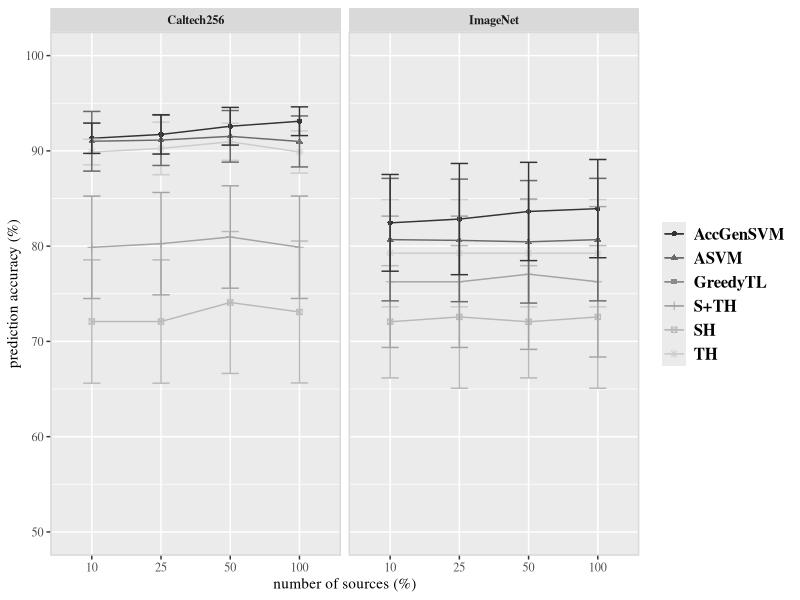
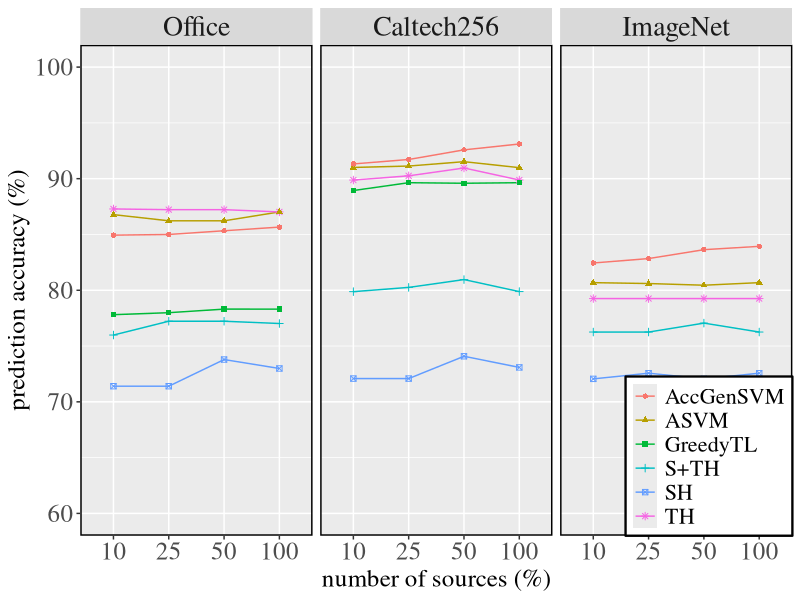
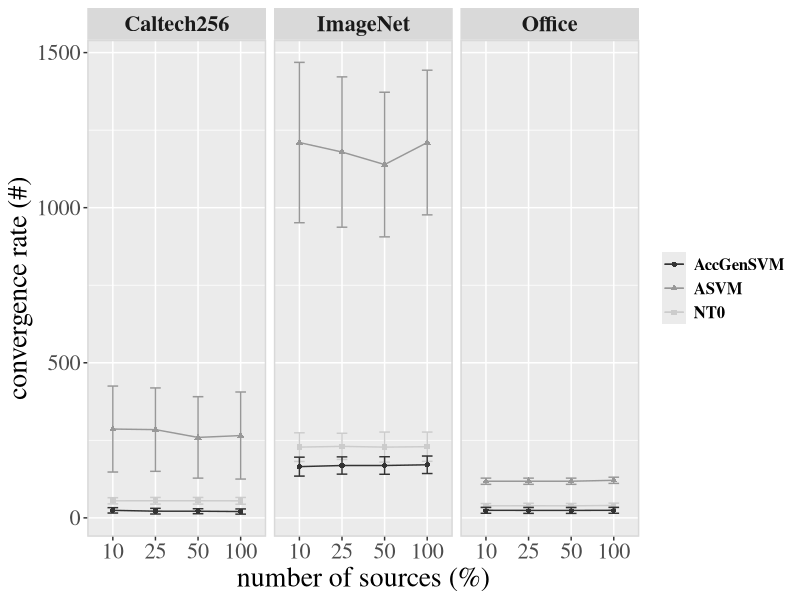
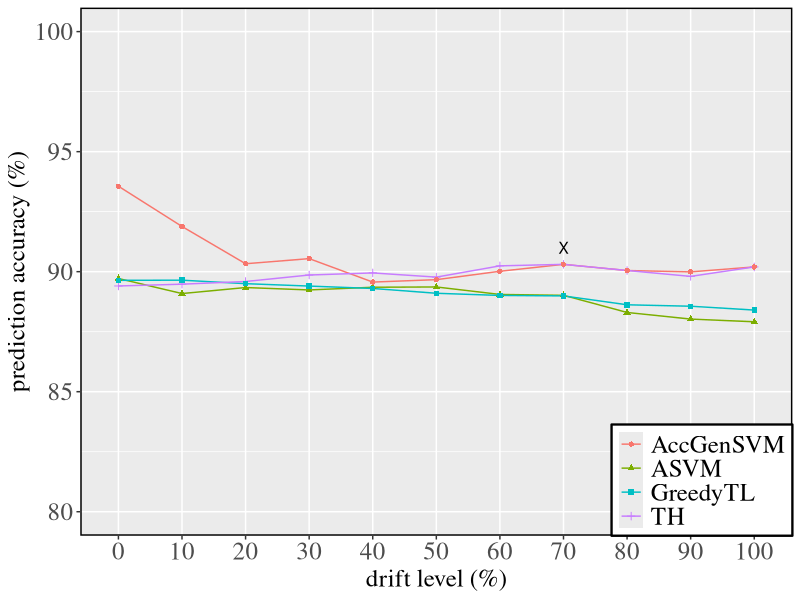

Generate these figures, in order, with R:
library(ggplot2)
library("cowplot")

# #Accuracy no stdev
# accuracy<-data.frame(dataset = character(), method = character(), numberiters = integer(), accuracy = double())
# #Caltech256
# accuracy<-c("Caltech256","NT0", 10, 89.8763)
# accuracy<-rbind(accuracy,c("Caltech256", "NT0", 25, 90.2570))
# accuracy<-rbind(accuracy,c("Caltech256", "NT0", 50, 90.9575))
# accuracy<-rbind(accuracy,c("Caltech256", "NT0", 100, 89.8809))
# accuracy<-rbind(accuracy,c("Caltech256","NT1", 10, 72.0859))
# accuracy<-rbind(accuracy,c("Caltech256", "NT1", 25, 72.0859))
# accuracy<-rbind(accuracy,c("Caltech256", "NT1", 50, 74.0846))
# accuracy<-rbind(accuracy,c("Caltech256", "NT1", 100, 73.0846))
# accuracy<-rbind(accuracy,c("Caltech256", "NT2", 10, 79.8763))
# accuracy<-rbind(accuracy,c("Caltech256", "NT2", 25, 80.2570))
# accuracy<-rbind(accuracy,c("Caltech256", "NT2", 50, 80.9575))
# accuracy<-rbind(accuracy,c("Caltech256", "NT2", 100, 79.8809))
# accuracy<-rbind(accuracy,c("Caltech256", "ASVM", 10, 91.0081))
# accuracy<-rbind(accuracy,c("Caltech256", "ASVM", 25, 91.1330))
# accuracy<-rbind(accuracy,c("Caltech256", "ASVM", 50, 91.5245))
# accuracy<-rbind(accuracy,c("Caltech256", "ASVM", 100, 90.9885))
# accuracy<-rbind(accuracy,c("Caltech256", "GreedyTL", 10, 83.0))
# accuracy<-rbind(accuracy,c("Caltech256", "GreedyTL", 25, 83.0))
# accuracy<-rbind(accuracy,c("Caltech256", "GreedyTL", 50, 83.0))
# accuracy<-rbind(accuracy,c("Caltech256", "GreedyTL", 100, 83.0))
# accuracy<-rbind(accuracy,c("Caltech256", "AccGenSVM", 10, 91.3232))
# accuracy<-rbind(accuracy,c("Caltech256", "AccGenSVM", 25, 91.7209))
# accuracy<-rbind(accuracy,c("Caltech256", "AccGenSVM", 50, 92.5843))
# accuracy<-rbind(accuracy,c("Caltech256", "AccGenSVM", 100, 93.1105))
# #ImageNet
# accuracy<-rbind(accuracy,c("ImageNet","NT0", 10, 79.2553))
# accuracy<-rbind(accuracy,c("ImageNet", "NT0", 25, 79.2553))
# accuracy<-rbind(accuracy,c("ImageNet", "NT0", 50, 79.2553))
# accuracy<-rbind(accuracy,c("ImageNet", "NT0", 100, 79.2553))
# accuracy<-rbind(accuracy,c("ImageNet","NT1", 10, 72.0593))
# accuracy<-rbind(accuracy,c("ImageNet", "NT1", 25, 72.56786))
# accuracy<-rbind(accuracy,c("ImageNet", "NT1", 50, 72.0593))
# accuracy<-rbind(accuracy,c("ImageNet", "NT1", 100, 72.56786))
# accuracy<-rbind(accuracy,c("ImageNet", "NT2", 10, 76.2553))
# accuracy<-rbind(accuracy,c("ImageNet", "NT2", 25, 76.2553))
# accuracy<-rbind(accuracy,c("ImageNet", "NT2", 50, 77.0553))
# accuracy<-rbind(accuracy,c("ImageNet", "NT2", 100, 76.2553))
# accuracy<-rbind(accuracy,c("ImageNet", "ASVM", 10, 80.6827))
# accuracy<-rbind(accuracy,c("ImageNet", "ASVM", 25, 80.6027))
# accuracy<-rbind(accuracy,c("ImageNet", "ASVM", 50, 80.4526))
# accuracy<-rbind(accuracy,c("ImageNet", "ASVM", 100, 80.6827))
# accuracy<-rbind(accuracy,c("ImageNet", "GreedyTL", 10, 85.0))
# accuracy<-rbind(accuracy,c("ImageNet", "GreedyTL", 25, 85.0))
# accuracy<-rbind(accuracy,c("ImageNet", "GreedyTL", 50, 85.0))
# accuracy<-rbind(accuracy,c("ImageNet", "GreedyTL", 100, 85.0))
# accuracy<-rbind(accuracy,c("ImageNet", "AccGenSVM", 10, 82.4445))
# accuracy<-rbind(accuracy,c("ImageNet", "AccGenSVM", 25, 82.8409))
# accuracy<-rbind(accuracy,c("ImageNet", "AccGenSVM", 50, 83.6369))
# accuracy<-rbind(accuracy,c("ImageNet", "AccGenSVM", 100, 83.9369))
# #Office
# accuracy<-rbind(accuracy,c("Office","NT0", 10, 85.9871))
# accuracy<-rbind(accuracy,c("Office", "NT0", 25, 87.2244))
# accuracy<-rbind(accuracy,c("Office", "NT0", 50, 87.2244))
# accuracy<-rbind(accuracy,c("Office", "NT0", 100, 87.0201))
# accuracy<-rbind(accuracy,c("Office","NT1", 10, 71.4013))
# accuracy<-rbind(accuracy,c("Office", "NT1", 25, 71.4013))
# accuracy<-rbind(accuracy,c("Office", "NT1", 50, 73.7896))
# accuracy<-rbind(accuracy,c("Office", "NT1", 100, 72.9896))
# accuracy<-rbind(accuracy,c("Office", "NT2", 10, 75.9871))
# accuracy<-rbind(accuracy,c("Office", "NT2", 25, 77.2244))
# accuracy<-rbind(accuracy,c("Office", "NT2", 50, 77.2244))
# accuracy<-rbind(accuracy,c("Office", "NT2", 100, 77.0201))
# accuracy<-rbind(accuracy,c("Office", "ASVM", 10, 86.777))
# accuracy<-rbind(accuracy,c("Office", "ASVM", 25, 86.2244))
# accuracy<-rbind(accuracy,c("Office", "ASVM", 50, 86.2244))
# accuracy<-rbind(accuracy,c("Office", "ASVM", 100, 87.0201))
# accuracy<-rbind(accuracy,c("Office", "AccGenSVM", 10, 84.93901963))
# accuracy<-rbind(accuracy,c("Office", "AccGenSVM", 25, 85.00039066))
# accuracy<-rbind(accuracy,c("Office", "AccGenSVM", 50, 85.33356154))
# accuracy<-rbind(accuracy,c("Office", "AccGenSVM", 100, 85.6620546))
# rownames(accuracy)<-NULL
# accuracy<-as.data.frame(accuracy)
# colnames(accuracy)<-c("dataset", "method", "sources", "accur")
# accuracy$accur<-as.double(as.character(accuracy$accur))
# accuracy$sources <- factor(accuracy$sources, levels = c("10", "25", "50", "100"))
# 
# plotAccuracy <- ggplot(accuracy, aes(x = sources, y = accur, group = method, shape = method, colour = method )) + 
#   geom_line() + geom_point() + facet_grid(. ~ dataset) + xlab("number of sources (%)") + ylab("prediction accuracy (%)") + theme(legend.title=element_blank()) + 
#   panel_border() + theme(text=element_text(family="serif")) + ylim(50, 100) 
# plotAccuracy <- plotAccuracy + scale_colour_grey()
# plotAccuracy

#Accuracy
accuracy<-data.frame(dataset = character(), method = character(), numberiters = integer(), accuracy = double(), std = double())
#Office
accuracy<-rbind(accuracy,c("Office","TH", 10, 85.9871, 1.571241676))
accuracy<-rbind(accuracy,c("Office", "TH", 25, 87.2244, 1.503534803))
accuracy<-rbind(accuracy,c("Office", "TH", 50, 87.2244, 1.503534803))
accuracy<-rbind(accuracy,c("Office", "TH", 100, 87.0201, 1.640615181))
accuracy<-rbind(accuracy,c("Office","SH", 10, 71.4013, 7.1883))
accuracy<-rbind(accuracy,c("Office", "SH", 25, 71.4013, 4.1705))
accuracy<-rbind(accuracy,c("Office", "SH", 50, 73.7896, 4.1705))
accuracy<-rbind(accuracy,c("Office", "SH", 100, 72.9896, 7.1883))
accuracy<-rbind(accuracy,c("Office", "S+TH", 10, 75.9871, 7.571241676))
accuracy<-rbind(accuracy,c("Office", "S+TH", 25, 77.2244, 4.503534803))
accuracy<-rbind(accuracy,c("Office", "S+TH", 50, 77.2244, 4.503534803))
accuracy<-rbind(accuracy,c("Office", "S+TH", 100, 77.0201, 6.640615181))
accuracy<-rbind(accuracy,c("Office", "ASVM", 10, 86.777, 2.3341676))
accuracy<-rbind(accuracy,c("Office", "ASVM", 25, 86.2244, 2.7534803))
accuracy<-rbind(accuracy,c("Office", "ASVM", 50, 86.2244, 2.6534803))
accuracy<-rbind(accuracy,c("Office", "ASVM", 100, 87.0201, 2.0985181))
accuracy<-rbind(accuracy,c("Office", "AccGenSVM", 10, 84.93901963, 2.482162672))
accuracy<-rbind(accuracy,c("Office", "AccGenSVM", 25, 85.00039066, 1.618903173))
accuracy<-rbind(accuracy,c("Office", "AccGenSVM", 50, 85.33356154, 2.54389753))
accuracy<-rbind(accuracy,c("Office", "AccGenSVM", 100, 85.66205464, 2.08536056))
#Caltech256
accuracy<-c("Caltech256","TH", 10, 89.8763, 1.3470)
accuracy<-rbind(accuracy,c("Caltech256", "TH", 25, 90.2570, 2.7585))
accuracy<-rbind(accuracy,c("Caltech256", "TH", 50, 90.9575, 1.9458))
accuracy<-rbind(accuracy,c("Caltech256", "TH", 100, 89.8809, 2.2167))
accuracy<-rbind(accuracy,c("Caltech256","SH", 10, 72.0859, 6.4726))
accuracy<-rbind(accuracy,c("Caltech256", "SH", 25, 72.0859, 6.4726))
accuracy<-rbind(accuracy,c("Caltech256", "SH", 50, 74.0846, 7.4477))
accuracy<-rbind(accuracy,c("Caltech256", "SH", 100, 73.0846, 7.4477))
accuracy<-rbind(accuracy,c("Caltech256", "S+TH", 10, 79.8763, 5.374882579))
accuracy<-rbind(accuracy,c("Caltech256", "S+TH", 25, 80.2570, 5.374882579))
accuracy<-rbind(accuracy,c("Caltech256", "S+TH", 50, 80.9575, 5.374882579))
accuracy<-rbind(accuracy,c("Caltech256", "S+TH", 100, 79.8809, 5.374882579))
accuracy<-rbind(accuracy,c("Caltech256", "ASVM", 10, 91.0081, 3.131431345))
accuracy<-rbind(accuracy,c("Caltech256", "ASVM", 25, 91.1330, 2.666461675))
accuracy<-rbind(accuracy,c("Caltech256", "ASVM", 50, 91.5245, 2.707930941))
accuracy<-rbind(accuracy,c("Caltech256", "ASVM", 100, 90.9885, 2.675935695))
accuracy<-rbind(accuracy,c("Caltech256", "GreedyTL", 10, 0, 0))
accuracy<-rbind(accuracy,c("Caltech256", "GreedyTL", 25, 0, 0))
accuracy<-rbind(accuracy,c("Caltech256", "GreedyTL", 50, 0, 0))
accuracy<-rbind(accuracy,c("Caltech256", "GreedyTL", 100, 0, 0))
accuracy<-rbind(accuracy,c("Caltech256", "AccGenSVM", 10, 91.3232, 1.591015772))
accuracy<-rbind(accuracy,c("Caltech256", "AccGenSVM", 25, 91.7209, 2.05381851))
accuracy<-rbind(accuracy,c("Caltech256", "AccGenSVM", 50, 92.5843, 1.979364632))
accuracy<-rbind(accuracy,c("Caltech256", "AccGenSVM", 100, 93.1105, 1.50563365))
# #ImageNet
accuracy<-rbind(accuracy,c("ImageNet","TH", 10, 79.2553, 5.6270))
accuracy<-rbind(accuracy,c("ImageNet", "TH", 25, 79.2553, 5.6270))
accuracy<-rbind(accuracy,c("ImageNet", "TH", 50, 79.2553, 5.6270))
accuracy<-rbind(accuracy,c("ImageNet", "TH", 100, 79.2553, 5.6270))
accuracy<-rbind(accuracy,c("ImageNet","SH", 10, 72.0593, 5.8922))
accuracy<-rbind(accuracy,c("ImageNet", "SH", 25, 72.56786, 7.48479))
accuracy<-rbind(accuracy,c("ImageNet", "SH", 50, 72.0593, 5.8922))
accuracy<-rbind(accuracy,c("ImageNet", "SH", 100, 72.56786, 7.48479))
accuracy<-rbind(accuracy,c("ImageNet", "S+TH", 10, 76.2553, 6.8922))
accuracy<-rbind(accuracy,c("ImageNet", "S+TH", 25, 76.2553, 6.8922))
accuracy<-rbind(accuracy,c("ImageNet", "S+TH", 50, 77.0553, 7.8922))
accuracy<-rbind(accuracy,c("ImageNet", "S+TH", 100, 76.2553, 7.8922))
accuracy<-rbind(accuracy,c("ImageNet", "ASVM", 10, 80.6827, 6.4305))
accuracy<-rbind(accuracy,c("ImageNet", "ASVM", 25, 80.6027, 6.4305))
accuracy<-rbind(accuracy,c("ImageNet", "ASVM", 50, 80.4526, 6.4305))
accuracy<-rbind(accuracy,c("ImageNet", "ASVM", 100, 80.6827, 6.4305))
accuracy<-rbind(accuracy,c("ImageNet", "GreedyTL", 10, 0, 0))
accuracy<-rbind(accuracy,c("ImageNet", "GreedyTL", 25, 0, 0))
accuracy<-rbind(accuracy,c("ImageNet", "GreedyTL", 50, 0, 0))
accuracy<-rbind(accuracy,c("ImageNet", "GreedyTL", 100, 0, 0))
accuracy<-rbind(accuracy,c("ImageNet", "AccGenSVM", 10, 82.4445, 5.0766))
accuracy<-rbind(accuracy,c("ImageNet", "AccGenSVM", 25, 82.8409, 5.83404))
accuracy<-rbind(accuracy,c("ImageNet", "AccGenSVM", 50, 83.6369, 5.1569))
accuracy<-rbind(accuracy,c("ImageNet", "AccGenSVM", 100, 83.9369, 5.1569))
rownames(accuracy)<-NULL
accuracy<-as.data.frame(accuracy)
colnames(accuracy)<-c("dataset", "method", "sources", "accur", "stdev")
accuracy$accur<-as.double(as.character(accuracy$accur))
accuracy$stdev<-as.double(as.character(accuracy$stdev))
accuracy$sources <- factor(accuracy$sources, levels = c("10", "25", "50", "100"))
accuracy$dataset <- factor(accuracy$dataset, levels = c("Office", "Caltech256", "ImageNet"))

plotAccuracy <- ggplot(accuracy, aes(x = sources, y = accur, group = method, shape = method, colour = method )) +
  geom_line() + geom_point() + facet_grid(. ~ dataset) + xlab("number of sources (%)") + ylab("prediction accuracy (%)") + theme(legend.title=element_blank()) +
  panel_border() + theme(text=element_text(family="serif") , legend.text = element_text(face="bold", size=12), strip.text.x = element_text(face="bold")) + ylim(50, 100) + geom_errorbar(aes(x=sources, ymin=accur-stdev, ymax=accur+stdev), width=0.25)
plotAccuracy <- plotAccuracy + scale_colour_grey()
plotAccuracy



#Accuracy without error bars
accuracy<-data.frame(dataset = character(), method = character(), numberiters = integer(), accuracy = double(), std = double())
#Office
accuracy<-c("Office","TH", 10, 87.2871, 0)
accuracy<-rbind(accuracy,c("Office", "TH", 25, 87.2244, 0))
accuracy<-rbind(accuracy,c("Office", "TH", 50, 87.2244, 0))
accuracy<-rbind(accuracy,c("Office", "TH", 100, 87.0201, 0))
accuracy<-rbind(accuracy,c("Office","SH", 10, 71.4013, 0))
accuracy<-rbind(accuracy,c("Office", "SH", 25, 71.4013, 0))
accuracy<-rbind(accuracy,c("Office", "SH", 50, 73.7896, 0))
accuracy<-rbind(accuracy,c("Office", "SH", 100, 72.9896, 0))
accuracy<-rbind(accuracy,c("Office", "S+TH", 10, 75.9871, 0))
accuracy<-rbind(accuracy,c("Office", "S+TH", 25, 77.2244, 0))
accuracy<-rbind(accuracy,c("Office", "S+TH", 50, 77.2244, 0))
accuracy<-rbind(accuracy,c("Office", "S+TH", 100, 77.0201, 0))
accuracy<-rbind(accuracy,c("Office", "ASVM", 10, 86.777, 0))
accuracy<-rbind(accuracy,c("Office", "ASVM", 25, 86.2244, 0))
accuracy<-rbind(accuracy,c("Office", "ASVM", 50, 86.2244, 0))
accuracy<-rbind(accuracy,c("Office", "ASVM", 100, 87.0201, 0))
accuracy<-rbind(accuracy,c("Office", "GreedyTL", 10, 77.81146, 0)) #0.15789754
accuracy<-rbind(accuracy,c("Office", "GreedyTL", 25, 77.99, 0))
accuracy<-rbind(accuracy,c("Office", "GreedyTL", 50, 78.31146, 0))
accuracy<-rbind(accuracy,c("Office", "GreedyTL", 100, 78.31, 0))
accuracy<-rbind(accuracy,c("Office", "AccGenSVM", 10, 84.93901963, 0))
accuracy<-rbind(accuracy,c("Office", "AccGenSVM", 25, 85.00039066, 0))
accuracy<-rbind(accuracy,c("Office", "AccGenSVM", 50, 85.33356154, 0))
accuracy<-rbind(accuracy,c("Office", "AccGenSVM", 100, 85.66205464, 0))
#Caltech256
accuracy<-rbind(accuracy,c("Caltech256","TH", 10, 89.8763, 0))
accuracy<-rbind(accuracy,c("Caltech256", "TH", 25, 90.2570, 0))
accuracy<-rbind(accuracy,c("Caltech256", "TH", 50, 90.9575, 0))
accuracy<-rbind(accuracy,c("Caltech256", "TH", 100, 89.8809, 0))
accuracy<-rbind(accuracy,c("Caltech256","SH", 10, 72.0859, 0))
accuracy<-rbind(accuracy,c("Caltech256", "SH", 25, 72.0859, 0))
accuracy<-rbind(accuracy,c("Caltech256", "SH", 50, 74.0846, 0))
accuracy<-rbind(accuracy,c("Caltech256", "SH", 100, 73.0846, 0))
accuracy<-rbind(accuracy,c("Caltech256", "S+TH", 10, 79.8763, 0))
accuracy<-rbind(accuracy,c("Caltech256", "S+TH", 25, 80.2570, 0))
accuracy<-rbind(accuracy,c("Caltech256", "S+TH", 50, 80.9575, 0))
accuracy<-rbind(accuracy,c("Caltech256", "S+TH", 100, 79.8809, 0))
accuracy<-rbind(accuracy,c("Caltech256", "ASVM", 10, 91.0081, 0))
accuracy<-rbind(accuracy,c("Caltech256", "ASVM", 25, 91.1330, 0))
accuracy<-rbind(accuracy,c("Caltech256", "ASVM", 50, 91.5245, 0))
accuracy<-rbind(accuracy,c("Caltech256", "ASVM", 100, 90.9885, 0))
accuracy<-rbind(accuracy,c("Caltech256", "GreedyTL", 10, 88.94, 0))
accuracy<-rbind(accuracy,c("Caltech256", "GreedyTL", 25, 89.64, 0))
accuracy<-rbind(accuracy,c("Caltech256", "GreedyTL", 50, 89.59, 0))
accuracy<-rbind(accuracy,c("Caltech256", "GreedyTL", 100, 89.64, 0))
accuracy<-rbind(accuracy,c("Caltech256", "AccGenSVM", 10, 91.3232, 0))
accuracy<-rbind(accuracy,c("Caltech256", "AccGenSVM", 25, 91.7209, 0))
accuracy<-rbind(accuracy,c("Caltech256", "AccGenSVM", 50, 92.5843, 0))
accuracy<-rbind(accuracy,c("Caltech256", "AccGenSVM", 100, 93.1105, 0))
# #ImageNet
accuracy<-rbind(accuracy,c("ImageNet","TH", 10, 79.2553, 0))
accuracy<-rbind(accuracy,c("ImageNet", "TH", 25, 79.2553, 0))
accuracy<-rbind(accuracy,c("ImageNet", "TH", 50, 79.2553, 0))
accuracy<-rbind(accuracy,c("ImageNet", "TH", 100, 79.2553, 0))
accuracy<-rbind(accuracy,c("ImageNet","SH", 10, 72.0593, 0))
accuracy<-rbind(accuracy,c("ImageNet", "SH", 25, 72.56786, 0))
accuracy<-rbind(accuracy,c("ImageNet", "SH", 50, 72.0593, 0))
accuracy<-rbind(accuracy,c("ImageNet", "SH", 100, 72.56786, 0))
accuracy<-rbind(accuracy,c("ImageNet", "S+TH", 10, 76.2553, 0))
accuracy<-rbind(accuracy,c("ImageNet", "S+TH", 25, 76.2553, 0))
accuracy<-rbind(accuracy,c("ImageNet", "S+TH", 50, 77.0553, 0))
accuracy<-rbind(accuracy,c("ImageNet", "S+TH", 100, 76.2553, 0))
accuracy<-rbind(accuracy,c("ImageNet", "ASVM", 10, 80.6827, 0))
accuracy<-rbind(accuracy,c("ImageNet", "ASVM", 25, 80.6027, 0))
accuracy<-rbind(accuracy,c("ImageNet", "ASVM", 50, 80.4526, 0))
accuracy<-rbind(accuracy,c("ImageNet", "ASVM", 100, 80.6827, 0))
accuracy<-rbind(accuracy,c("ImageNet", "GreedyTL", 10, 0, 0))
accuracy<-rbind(accuracy,c("ImageNet", "GreedyTL", 25, 0, 0))
accuracy<-rbind(accuracy,c("ImageNet", "GreedyTL", 50, 0, 0))
accuracy<-rbind(accuracy,c("ImageNet", "GreedyTL", 100, 0, 0))
accuracy<-rbind(accuracy,c("ImageNet", "AccGenSVM", 10, 82.4445, 0))
accuracy<-rbind(accuracy,c("ImageNet", "AccGenSVM", 25, 82.8409, 0))
accuracy<-rbind(accuracy,c("ImageNet", "AccGenSVM", 50, 83.6369, 0))
accuracy<-rbind(accuracy,c("ImageNet", "AccGenSVM", 100, 83.9369, 0))
rownames(accuracy)<-NULL
accuracy<-as.data.frame(accuracy)
colnames(accuracy)<-c("dataset", "method", "sources", "accur", "stdev")
accuracy$accur<-as.double(as.character(accuracy$accur))
accuracy$stdev<-as.double(as.character(accuracy$stdev))
accuracy$sources <- factor(accuracy$sources, levels = c("10", "25", "50", "100"))
accuracy$dataset <- factor(accuracy$dataset, levels = c("Office", "Caltech256", "ImageNet"))

plotAccuracy <- ggplot(accuracy, aes(x = sources, y = accur, group = method, shape = method, colour = method )) +
  geom_line() + geom_point() + facet_grid(. ~ dataset) + xlab("number of sources (%)") + ylab("prediction accuracy (%)") + theme(legend.title=element_blank()) +
  panel_border() + theme(text=element_text(family="serif"), legend.text = element_text(size=16), strip.text.x = element_text(size = 20), legend.justification=c(1,0), legend.position=c(1,0), legend.background = element_rect(color = "black", size = 0.8, linetype = "solid"), panel.border = element_rect(colour = "black", fill=NA, size=1), axis.text=element_text(size=18), axis.title=element_text(size=18)) + ylim(60, 100)
plotAccuracy <- plotAccuracy
plotAccuracy

# #Convergence rate
# convergence<-data.frame(dataset = character(), method = character(), numbersources = integer(), convergence = double())
# #Caltech256
# convergence<-c("Caltech256","NT0", 10, 55.0463)
# convergence<-rbind(convergence,c("Caltech256", "NT0", 25, 55.1139))
# convergence<-rbind(convergence,c("Caltech256", "NT0", 50, 55.1139))
# convergence<-rbind(convergence,c("Caltech256", "NT0", 100,54.8477))
# convergence<-rbind(convergence,c("Caltech256", "ASVM", 10, 286.3181))
# convergence<-rbind(convergence,c("Caltech256", "ASVM", 25, 284.4559))
# convergence<-rbind(convergence,c("Caltech256", "ASVM", 50, 259.3333))
# convergence<-rbind(convergence,c("Caltech256", "ASVM", 100, 265.3651))
# convergence<-rbind(convergence,c("Caltech256", "AccGenSVM", 10, 24.2222))
# convergence<-rbind(convergence,c("Caltech256", "AccGenSVM", 25, 21.5555))
# convergence<-rbind(convergence,c("Caltech256", "AccGenSVM", 50, 21.4125))
# convergence<-rbind(convergence,c("Caltech256", "AccGenSVM", 100, 20.3721))
# #ImageNet
# convergence<-rbind(convergence,c("ImageNet","NT0", 10, 228.0417))
# convergence<-rbind(convergence,c("ImageNet", "NT0", 25, 229.4717))
# convergence<-rbind(convergence,c("ImageNet", "NT0", 50, 228.0417))
# convergence<-rbind(convergence,c("ImageNet", "NT0", 100, 229.4717))
# convergence<-rbind(convergence,c("ImageNet", "ASVM", 10, 1210))
# convergence<-rbind(convergence,c("ImageNet", "ASVM", 25, 1179.4))
# convergence<-rbind(convergence,c("ImageNet", "ASVM", 50, 1139.0112))
# convergence<-rbind(convergence,c("ImageNet", "ASVM", 100, 1210))
# convergence<-rbind(convergence,c("ImageNet", "AccGenSVM", 10, 165.1428))
# convergence<-rbind(convergence,c("ImageNet", "AccGenSVM", 25, 168.7736))
# convergence<-rbind(convergence,c("ImageNet", "AccGenSVM", 50, 168.7736))
# convergence<-rbind(convergence,c("ImageNet", "AccGenSVM", 100, 171.0949))
# #Office
# convergence<-rbind(convergence,c("Office","NT0", 10, 38.7595))
# convergence<-rbind(convergence,c("Office", "NT0", 25, 39.0695))
# convergence<-rbind(convergence,c("Office", "NT0", 50, 38.7595))
# convergence<-rbind(convergence,c("Office", "NT0", 100, 40.0436))
# convergence<-rbind(convergence,c("Office", "ASVM", 10, 118.0678))
# convergence<-rbind(convergence,c("Office", "ASVM", 25, 118.0678))
# convergence<-rbind(convergence,c("Office", "ASVM", 50, 118.0678))
# convergence<-rbind(convergence,c("Office", "ASVM", 100, 121.0678))
# convergence<-rbind(convergence,c("Office", "AccGenSVM", 10, 24.37404))
# convergence<-rbind(convergence,c("Office", "AccGenSVM", 25, 25.07404))
# convergence<-rbind(convergence,c("Office", "AccGenSVM", 50, 23.99404))
# convergence<-rbind(convergence,c("Office", "AccGenSVM", 100, 24.37404))
# rownames(convergence)<-NULL
# convergence<-as.data.frame(convergence)
# colnames(convergence)<-c("dataset", "method", "sources", "conv")
# convergence$conv<-as.double(as.character(convergence$conv))
# convergence$sources <- factor(convergence$sources, levels = c("10", "25", "50", "100"))
# 
# plotConvergence <- ggplot(convergence, aes(x = sources, y = conv, group = method, shape = method, colour = method )) + 
#   geom_line() + geom_point() + facet_grid(. ~ dataset) + xlab("number of sources (%)") + ylab("convergence rate (#)") + theme(legend.title=element_blank()) + 
#   panel_border() + theme(text=element_text(family="serif"))
# plotConvergence <- plotConvergence + scale_colour_grey()
# plotConvergence

#Convergence rate
convergence<-data.frame(dataset = character(), method = character(), numbersources = integer(), convergence = double(), stdev = double())
#Caltech256
convergence<-c("Caltech256","NT0", 10, 55.0463, 9.9375)
convergence<-rbind(convergence,c("Caltech256", "NT0", 25, 55.1139, 10.7414))
convergence<-rbind(convergence,c("Caltech256", "NT0", 50, 55.1139, 10.7414))
convergence<-rbind(convergence,c("Caltech256", "NT0", 100,54.8477,10.9315))
convergence<-rbind(convergence,c("Caltech256", "ASVM", 10, 286.3181, 138.5711))
convergence<-rbind(convergence,c("Caltech256", "ASVM", 25, 284.4559, 134.4448))
convergence<-rbind(convergence,c("Caltech256", "ASVM", 50, 259.3333, 131.3009))
convergence<-rbind(convergence,c("Caltech256", "ASVM", 100, 265.3651, 140.3338))
convergence<-rbind(convergence,c("Caltech256", "AccGenSVM", 10, 24.2222, 8.6747))
convergence<-rbind(convergence,c("Caltech256", "AccGenSVM", 25, 21.5555, 9.0967))
convergence<-rbind(convergence,c("Caltech256", "AccGenSVM", 50, 21.4125, 8.0103))
convergence<-rbind(convergence,c("Caltech256", "AccGenSVM", 100, 20.3721, 8.4159))
#ImageNet
convergence<-rbind(convergence,c("ImageNet","NT0", 10, 228.0417, 46.1977))
convergence<-rbind(convergence,c("ImageNet", "NT0", 25, 230.4717, 42.1873))
convergence<-rbind(convergence,c("ImageNet", "NT0", 50, 228.0417, 48.4589))
convergence<-rbind(convergence,c("ImageNet", "NT0", 100, 229.4717, 47.1873))
convergence<-rbind(convergence,c("ImageNet", "ASVM", 10, 1210, 258.4626))
convergence<-rbind(convergence,c("ImageNet", "ASVM", 25, 1179.4, 242.3842))
convergence<-rbind(convergence,c("ImageNet", "ASVM", 50, 1139.0112, 233.1890))
convergence<-rbind(convergence,c("ImageNet", "ASVM", 100, 1210, 233.1890))
convergence<-rbind(convergence,c("ImageNet", "AccGenSVM", 10, 165.1428, 30.5283))
convergence<-rbind(convergence,c("ImageNet", "AccGenSVM", 25, 168.7736, 27.8372))
convergence<-rbind(convergence,c("ImageNet", "AccGenSVM", 50, 168.7736, 28.2351))
convergence<-rbind(convergence,c("ImageNet", "AccGenSVM", 100, 171.0949, 28.2351))
#Office
convergence<-rbind(convergence,c("Office","NT0", 10, 38.7595, 7.40))
convergence<-rbind(convergence,c("Office", "NT0", 25, 39.0695, 7.87))
convergence<-rbind(convergence,c("Office", "NT0", 50, 38.7595, 7.66))
convergence<-rbind(convergence,c("Office", "NT0", 100, 40.0436, 7.44))
convergence<-rbind(convergence,c("Office", "ASVM", 10, 118.0678, 9.997))
convergence<-rbind(convergence,c("Office", "ASVM", 25, 118.0678, 9.997))
convergence<-rbind(convergence,c("Office", "ASVM", 50, 118.0678, 9.997))
convergence<-rbind(convergence,c("Office", "ASVM", 100, 121.0678, 9.997))
convergence<-rbind(convergence,c("Office", "AccGenSVM", 10, 24.37404, 9.58))
convergence<-rbind(convergence,c("Office", "AccGenSVM", 25, 24.07404, 9.58))
convergence<-rbind(convergence,c("Office", "AccGenSVM", 50, 23.99404, 9.58))
convergence<-rbind(convergence,c("Office", "AccGenSVM", 100, 24.37404, 9.58))
rownames(convergence)<-NULL
convergence<-as.data.frame(convergence)
colnames(convergence)<-c("dataset", "method", "sources", "conv", "stdev")
convergence$conv<-as.double(as.character(convergence$conv))
convergence$stdev<-as.double(as.character(convergence$stdev))
convergence$sources <- factor(convergence$sources, levels = c("10", "25", "50", "100"))

plotConvergence <- ggplot(convergence, aes(x = sources, y = conv, group = method, shape = method, colour = method )) +
  geom_line() + geom_point() + facet_grid(. ~ dataset) + xlab("number of sources (%)") + ylab("convergence rate (#)") + theme(legend.title=element_blank()) +
  panel_border() + theme(text=element_text(family="serif", size = 20), legend.text = element_text(face="bold", size=12), strip.text.x = element_text(face="bold")) + geom_errorbar(aes(x=sources, ymin=conv-stdev, ymax=conv+stdev), width=0.25)
plotConvergence <- plotConvergence + scale_colour_grey()
plotConvergence

#Stability for concept drift
drift<-data.frame(method = character(), numbersources = integer(), convergence = double())
#Caltech256
drift<-c("TH", 0, 89.40426)
drift<-rbind(drift,c("TH", 10, 89.47863))
drift<-rbind(drift,c("TH", 20, 89.59151))
drift<-rbind(drift,c("TH", 30, 89.86055))
drift<-rbind(drift,c("TH", 40, 89.94804))
drift<-rbind(drift,c("TH", 50, 89.77282))
drift<-rbind(drift,c("TH", 60, 90.24232))
drift<-rbind(drift,c("TH", 70, 90.30493))
drift<-rbind(drift,c("TH", 80, 90.04816))
drift<-rbind(drift,c("TH", 90, 89.80392))
drift<-rbind(drift,c("TH", 100, 90.19845))
drift<-rbind(drift,c("ASVM", 0, 89.71465))
drift<-rbind(drift,c("ASVM", 10, 89.08887))
drift<-rbind(drift,c("ASVM", 20, 89.33918))
drift<-rbind(drift,c("ASVM", 30, 89.23905))
drift<-rbind(drift,c("ASVM", 40, 89.35169))
drift<-rbind(drift,c("ASVM", 50, 89.36334))
drift<-rbind(drift,c("ASVM", 60, 89.05157))
drift<-rbind(drift,c("ASVM", 70, 89.0149))
drift<-rbind(drift,c("ASVM", 80, 88.30038))
drift<-rbind(drift,c("ASVM", 90, 88.02504))
drift<-rbind(drift,c("ASVM", 100, 87.91238))
drift<-rbind(drift,c("AccGenSVM", 0, 93.55944))
drift<-rbind(drift,c("AccGenSVM", 10, 91.88237))
drift<-rbind(drift,c("AccGenSVM", 20, 90.33042))
drift<-rbind(drift,c("AccGenSVM", 30, 90.54317))
drift<-rbind(drift,c("AccGenSVM", 40, 89.56669))
drift<-rbind(drift,c("AccGenSVM", 50, 89.6671))
drift<-rbind(drift,c("AccGenSVM", 60, 90.0175))
drift<-rbind(drift,c("AccGenSVM", 70, 90.30493))
drift<-rbind(drift,c("AccGenSVM", 80, 90.04816))
drift<-rbind(drift,c("AccGenSVM", 90, 89.9914))
drift<-rbind(drift,c("AccGenSVM", 100, 90.1984))
drift<-rbind(drift,c("GreedyTL", 0, 89.6400))
drift<-rbind(drift,c("GreedyTL", 10, 89.6456))
drift<-rbind(drift,c("GreedyTL", 20, 89.5004))
drift<-rbind(drift,c("GreedyTL", 30, 89.4004))
drift<-rbind(drift,c("GreedyTL", 40, 89.3004))
drift<-rbind(drift,c("GreedyTL", 50, 89.1004))
drift<-rbind(drift,c("GreedyTL", 60, 89.0104))
drift<-rbind(drift,c("GreedyTL", 70, 88.9904))
drift<-rbind(drift,c("GreedyTL", 80, 88.6204))
drift<-rbind(drift,c("GreedyTL", 90, 88.5604))
drift<-rbind(drift,c("GreedyTL", 100, 88.4004))
rownames(drift)<-NULL
drift<-as.data.frame(drift)
colnames(drift)<-c("method", "level", "drift")
drift$drift<-as.double(as.character(drift$drift))
drift$level <- factor(drift$level, levels = c("0", "10", "20", "30", "40", "50", "60", "70", "80", "90", "100"))

plotDrift <- ggplot(drift, aes(x = level, y = drift, group = method, shape = method, colour = method )) + 
  geom_line() + geom_point() + xlab("drift level (%)") + ylab("prediction accuracy (%)") + theme(legend.title=element_blank()) + 
  panel_border() + theme(text=element_text(family="serif", size = 24), legend.text = element_text(size=18), strip.text.x = element_text(size = 20), legend.justification=c(1,0), legend.position=c(1,0), legend.background = element_rect(color = "black", size = 0.8, linetype = "solid"), panel.border = element_rect(colour = "black", fill=NA, size=1), axis.text=element_text(size=18), axis.title=element_text(size=18)) + ylim(80, 100)
plotDrift <- plotDrift
plotDrift <- plotDrift + annotate(geom="text", x = 8, y = 91, label = c("X"))
plotDrift